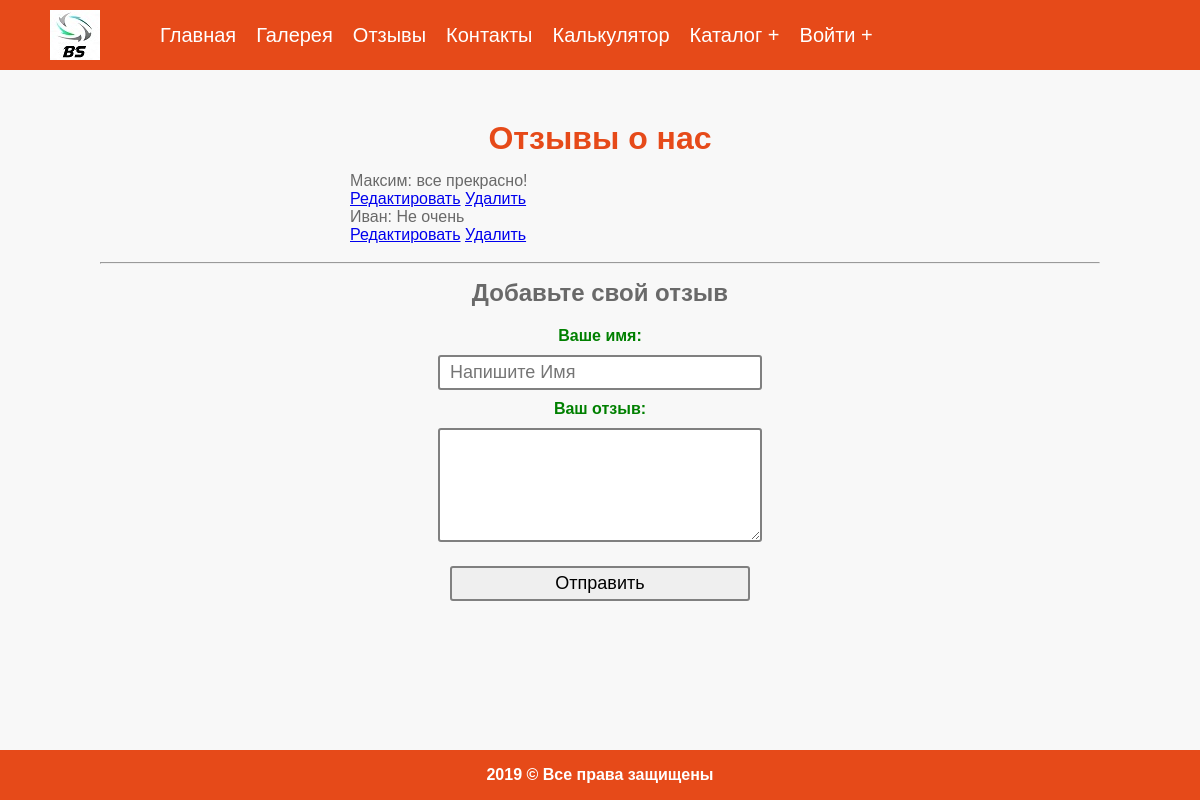
Screenshot of /reviews.php with the database file from the repository.
### tables this page shows
CREATE TABLE `reviews` (
  `id` int(11) NOT NULL,
  `author` varchar(255) NOT NULL,
  `text` text NOT NULL
);

### public/menu.php (called while the page is built, shortened)
<?php
if ($_SESSION['login']){
	$button = 'Выйти';
	$buttonLink = '/logout.php';
}else{
	$button = 'Войти';
	$buttonLink = '/login.php';
}
$menu_arr = [
	[
		'title' => 'Главная',
		'link' => '/'
	],
	[
		'title' => 'Галерея',
		'link' => '/gallery.php'
	],
	[
		'title' => 'Отзывы',
		'link' => '/reviews.php'
	],
	[
		'title' => 'Контакты',
		'link' => '/contacts.php'
	],
	[
		'title' => 'Калькулятор',
		'link' => '/calculator.php'
	],
	[
		'title' => 'Каталог',
		'link' => '/products.php',
		'children' => [
			[
				'title' => 'Админка',
				'link' => '/admin/products/'
			]
		]
	],
	[
		'title' => $button,
		'link' => $buttonLink,
		'children' => [
			[
				'title' => 'Регистрация',
				'link' => '/registration.php'
			]
		]
	]
];

### engine/dbFunc.php (called while the page is built, shortened)
<?php
function createConnection()
{
	$db = mysqli_connect(DB_HOST, DB_USER, DB_PASS, DB_NAME);
	mysqli_query($db, "SET CHARACTER SET 'utf8'");
	return $db;
}
function getAssocResult($sql, $db = null)
{
	if(!$db) {
		$db = createConnection();
	}
	$result = mysqli_query($db, $sql);
	$array_result = [];
	while ($row = mysqli_fetch_assoc($result)) {
		$array_result[] = $row;
	}
	return $array_result;
}

### engine/reviewsFunc.php (called while the page is built, shortened)
<?php
function getReviews() {
	$reviewsSql = "SELECT * FROM `reviews`";
	return getAssocResult($reviewsSql);
}

### public/reviews.php (the view, shortened to what this page needs)
<?php
require_once __DIR__ . '/menu.php';
$menu = menu($menu_arr);
$author = $_POST['author'] ?? null;
$text = $_POST['text'] ?? null;
$res = '';
$reviews = getReviews();
function reviewOutput($reviews){
	$result = '';
	foreach ($reviews as $review) {
		$result .= '<div class="review">' . $review['author'] . ': ' . $review['text'] . '<br><a href="editReview.php?id=' . $review['id'] . '">Редактировать</a> <a href="deleteReview.php?id=' . $review['id'] . '">Удалить</a></div>';
	}
	return $result;
}
echo render(TEMPLATES_DIR . 'reviews.tpl', [
	'title' => 'Отзывы о нас',
	'h1' => 'Отзывы о нас',
	'h2' => 'Добавьте свой отзыв',
	'menu' => $menu,
	'res' => $res,
	'inp_val' => $author,
	'textarea' => $text,
	'content' => reviewOutput($reviews),
	'year' => date('Y')
]);

### engine/functions.php (shortened to what this page needs)
<?php
function menu($arr){
	$item = '';
	foreach($arr as $value){
		if(isset($value['children'])){
			$child = menu($value['children']);
		}
		$item .= '<li><a href="' . $value['link'] . '">' . $value['title'] . '</a>' . $child . '</li>';
	}
	$items = '<ul>' . $item . '</ul>';
	return $items;
}
function render($file, $variables = [])
{
	$templateContent = file_get_contents($file);
	foreach ($variables as $key => $value) {
		$key = '{{' . strtoupper($key) . '}}';
		$templateContent = str_replace($key, $value, $templateContent);
	}
	return $templateContent;
}

### public/css/style.css (style rules this page uses)
* { margin: 0; padding: 0; }
html, body { height: 100%; }
.container { position: relative; min-height: 100%; margin: 0 auto; }
.content { padding-bottom: 60px; }
footer { position: absolute; left: 0; bottom: 0; width: 100%; height: 50px; }
body { font-family: 'Montserrat', sans-serif; background-color: #f8f8f8; font-family: sans-serif; color: dimgrey; }
p { line-height: 22px; padding: 10px 0; }
header { height: 70px; background-size: contain; background-color: #E64A19; }
.logo { float: left; margin-top: 10px; margin-left: 50px; }
.logo img { width: 50px; }
nav { margin: 0; padding-left: 150px; }
nav ul { padding: 0; margin: 0; list-style: none; position: relative; }
nav ul li { display:inline-block; background-color: #E64A19; }
nav a { display:block; padding:0 10px; color:#FFF; font-size:20px; line-height: 70px; text-decoration:none; }
li > a:after { content: ' +'; }
li > a:only-child:after { content: ''; }
.content { margin: 50px 100px 0; }
footer { background-color: #E64A19; clear: both; }
footer p { text-align: center; line-height: 50px; color: #fff; font-weight: bold; padding: 0; }
h1 { color: #E64A19; text-align: center; }
h1, h2, h3 { margin: 15px 0; }
.catalog { padding-bottom: 50px; overflow: hidden; text-align: center; }
.submit_form { width: 500px; margin: 20px auto; }
.submit_form input, .submit_form textarea { font-size: 18px; padding: 5px 10px; border-radius: 3px; border: 2px solid grey; width: 300px; margin: 10px; outline: none; }
.submit_form label { color: green; font-size: 16px; font-weight: 600; }
.submit_form input[type="text"], .submit_form textarea { text-transform: capitalize; }
.submit_form input[type="submit"] { cursor: pointer; }
.reviews { max-width: 500px; margin: 0 auto; }

### rows the page displays
reviews: author "Максим", text "все прекрасно!"
reviews: author "Иван", text "Не очень"

### other values shown
$value['title'] "Главная"
$value['title'] "Галерея"
$value['title'] "Отзывы"
$value['title'] "Контакты"
$value['title'] "Калькулятор"
$value['title'] "Каталог"
$value['title'] "Войти"
